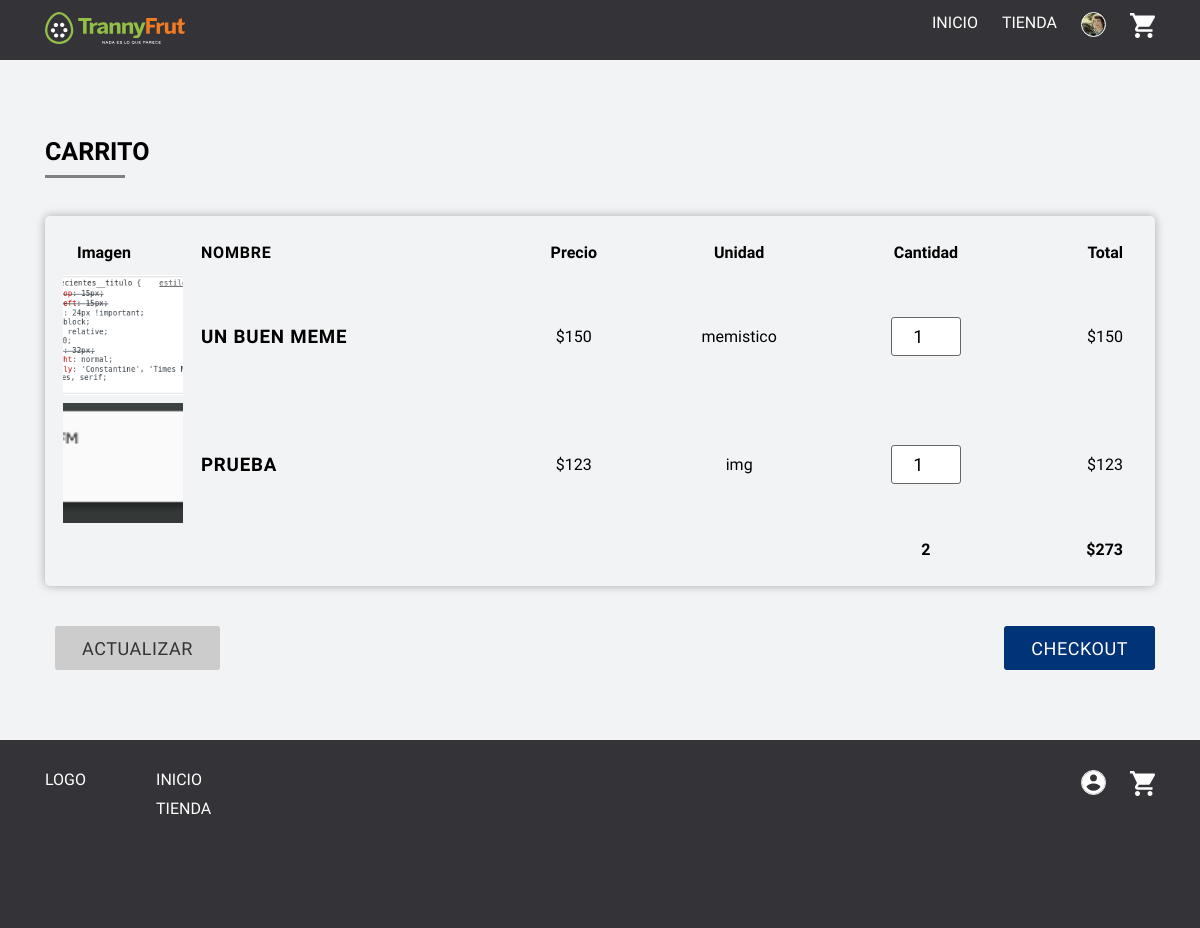
The page /app/carrito.php (signed in) on the database its author committed.
### tables this page shows
CREATE TABLE `producto` (
  `id` int(11) NOT NULL,
  `imagen` text,
  `nombre` text,
  `descripcion` text,
  `precio` int(11) DEFAULT NULL,
  `unidad` text,
  `existencia` text,
  `fecha_creacion` timestamp NOT NULL DEFAULT CURRENT_TIMESTAMP,
  `imagenes` json DEFAULT NULL
);

### app/funciones-generales.php (called while the page is built, shortened)
<?php
  function get_single( $tipo, $id ){
    $bd = mysqli_connect("db","root","root", "main");
    $sql = "SELECT * FROM $tipo WHERE id = '$id'";
    $result = $bd->query($sql);
    if ($result->num_rows > 0) :
      while($row = $result->fetch_assoc()) :
        $res = $row;
      endwhile;
    else :
      $res = false;
    endif;
    return $res;
  }
?>

### app/carrito.php (the view, shortened to what this page needs)
<?php
  include('estructura/cabecera.php');
?>
<main class="carrito-page">
  <div class="container">
    <h1> Carrito </h1>
<?php
  $items = json_decode($_SESSION['carrito']);
  if(sizeof($items) > 0) :
?>
    <form action="carrito.php" method="post">
    <div class="carrito__wrapper">
      <table class="carrito">
          <tr >
            <th>
              Imagen
            </th>
            <th class="nombre">
              Nombre
            </th>
            <th>
              Precio
            </th>
            <th>
              Unidad
            </th>
            <th>
              Cantidad
            </th>
            <th>
              Total
            </th>
        </tr>
        <?php
          $total = 0;
          $total_items = 0;
          foreach($items as $id => $cantidad) :
            $data = get_single('producto', $id);
            $nombre = $data['nombre'];
            $unidad = $data['unidad'];
            $precio = $data['precio'];
            $imagen = $data['imagen'];
            $total = $total + ( $cantidad * $precio );
            $total_items += $cantidad;
        ?>
          <tr class="carrito__item">
              <td class="imagen">
                <div class="img" style='background-image:url("<?php echo $imagen ?>")'></div>
              </td>
              <td class="nombre">
                <h3><?php echo $nombre; ?></h3>
              </td>
              <td class="precio">
                $<?php echo number_format($precio); ?>
              </td>
              <td class="unidad">
                <?php echo $unidad; ?>
              </td>
              <td class="cantidad">
                <input type="number" name='cantidad[<?php echo $id ?>]' value = <?php echo $cantidad; ?>>
              </td>
              <td class="total">
                $<?php echo number_format($precio * $cantidad); ?>
              </td>
          </tr>
        <?php
          endforeach;
        ?>
        <tr class="carrito__item carrito__totales">
            <td></td>
            <td></td>
            <td></td>
            <td></td>
            <td class="cantidad alinear-derecha">
              <?php echo $total_items; ?>
            </td>
            <td class="total">
              $<?php echo number_format($total); ?>
            </td>
        </tr>
      </table>
    </div>
    <div class="row">
      <div class="col-12 col-md-6">
        <button class='boton'> Actualizar </button>
      </div>
      <div class="col-12 col-md-6 alinear-derecha alinear-derecha--nosm">
        <a href="checkout.php" class="boton boton-important"> Checkout </a>
      </div>
    </div>
    </form>
    <?php else: ?>
      <div class="no-resultados">
        Tu carrito está vacío. <a href="tienda.php" class='link'> Ir a la tienda. </a>
      </div>
    <?php endif;  ?>
  </div>
</main>
<?php
  include('estructura/pie.php');
?>

### app/css/estilos.css (style rules this page uses)
html { box-sizing: border-box; -ms-overflow-style: scrollbar; }
*, *::before, *::after { box-sizing: inherit; }
.container { width: 100%; padding-right: 15px; padding-left: 15px; margin-right: auto; margin-left: auto; }
@media (min-width: 576px) { .container { max-width: 540px; } }
@media (min-width: 768px) { .container { max-width: 720px; } }
@media (min-width: 992px) { .container { max-width: 960px; } }
@media (min-width: 1200px) { .container { max-width: 1140px; } }
.row { display: -ms-flexbox; display: flex; -ms-flex-wrap: wrap; flex-wrap: wrap; margin-right: -15px; margin-left: -15px; }
.col-1, .col-2, .col-3, .col-4, .col-5, .col-6, .col-7, .col-8, .col-9, .col-10, .col-11, .col-12, .col, .col-auto, .col-sm-1, .col-sm-2, .col-sm-3, .col-sm-4, .col-sm-5, .col-sm-6, .col-sm-7, .col-sm-8, .col-sm-9, .col-sm-10, .col-sm-11, .col-sm-12, .col-sm, .col-sm-auto, .col-md-1, .col-md-2, .col-md-3, .col-md-4, .col-md-5, .col-md-6, .col-md-7, .col-md-8, .col-md-9, .col-md-10, .col-md-11, .col-md-12, .col-md, .col-md-auto, .col-lg-1, .col-lg-2, .col-lg-3, .col-lg-4, .col-lg-5, .col-lg-6, .col-lg-7, .col-lg-8, .col-lg-9, .col-lg-10, .col-lg-11, .col-lg-12, .col-lg, .col-lg-auto, .col-xl-1, .col-xl-2, .col-xl-3, .col-xl-4, .col-xl-5, .col-xl-6, .col-xl-7, .col-xl-8, .col-xl-9, .col-xl-10, .col-xl-11, .col-xl-12, .col-xl, .col-xl-auto { position: relative; width: 100%; min-height: 1px; padding-right: 15px; padding-left: 15px; }
.col-12 { -ms-flex: 0 0 100%; flex: 0 0 100%; max-width: 100%; }
@media (min-width: 768px) { .col-md-6 { -ms-flex: 0 0 50%; flex: 0 0 50%; max-width: 50%; } }
body, html { height: 100%; width: 100%; }
body { margin: 0; }
* { box-sizing: border-box; font-family: "Raleway"; }
main { padding: 60px 0px; }
.alinear-derecha { display: block; width: 100%; text-align: right; }
.alinear-derecha *:last-child { margin-right: 0px; }
input:not([type='file']):not([type=radio]):not([type=checkbox]), textarea, select { -webkit-border-radius: 3px; -moz-border-radius: 3px; border-radius: 3px; width: 100%; display: block; border: 1px solid #666; padding: 5px 10px; background-color: white; font-size: 18px; line-height: 1.5; }
body { margin: 0; background-color: #f2f3f5; }
a { position: relative; text-decoration: none; color: #000; }
.boton { appearance: none; -webkit-appearance: none; -o-appearance: none; -moz-appearance: none; background-color: transparent; border: 0px solid transparent; color: #333; display: inline-block; background-color: #ccc; padding: 0.7em 1.5em 0.6em; margin: 10px; font-size: 18px; text-transform: uppercase; letter-spacing: 0.03em; font-weight: regular; -webkit-border-radius: 3px; -moz-border-radius: 3px; border-radius: 3px; -webkit-transition: all 0.5s ease; -moz-transition: all 0.5s ease; -o-transition: all 0.5s ease; transition: all 0.5s ease; cursor: pointer; }
.boton-important { background-color: #037; color: white; }
h1 { font-size: 25px; text-transform: uppercase; font-weight: bold; margin-bottom: 1.5em; position: relative; padding-bottom: 0.5em; }
h1:after { content: ""; display: block; width: 80px; height: 3px; background-color: gray; position: absolute; bottom: 0px; left: 0px; }
.carrito__wrapper { width: 100%; overflow: auto; box-shadow: 0px 0px 10px rgba(0, 0, 0, 0.3); padding: 15px; margin-bottom: 30px; -webkit-border-radius: 5px; -moz-border-radius: 5px; border-radius: 5px; }
.carrito { width: 100%; min-width: 800px; overflow: auto; }
.carrito td, .carrito th { text-align: center; }
.carrito td:first-child, .carrito th:first-child { text-align: left; }
.carrito td:last-child, .carrito th:last-child { text-align: right; }
.carrito td:not(.imagen), .carrito th:not(.imagen) { padding: 10px 15px; }
.carrito .nombre { text-align: left; text-transform: uppercase; letter-spacing: 0.05em; }
.carrito .cantidad input { width: 70px !important; display: inline-block !important; text-align: center; }
.carrito__item .imagen { width: 120px; }
.carrito__item .img { display: inline-block; background-position: center center; background-size: cover; background-repeat: no-repeat; width: 120px; height: 120px; }
.carrito__totales { font-weight: bold; }

### rows shown on the page
producto: imagen (picture), nombre "UN BUEN MEME", precio "150", unidad "memistico", value "1", $precio*$cantidad "150"
producto: imagen (picture), nombre "PRUEBA", precio "123", unidad "img", value "1", $precio*$cantidad "123"

### other values the page prints
$total_items "2"
$total "273"
